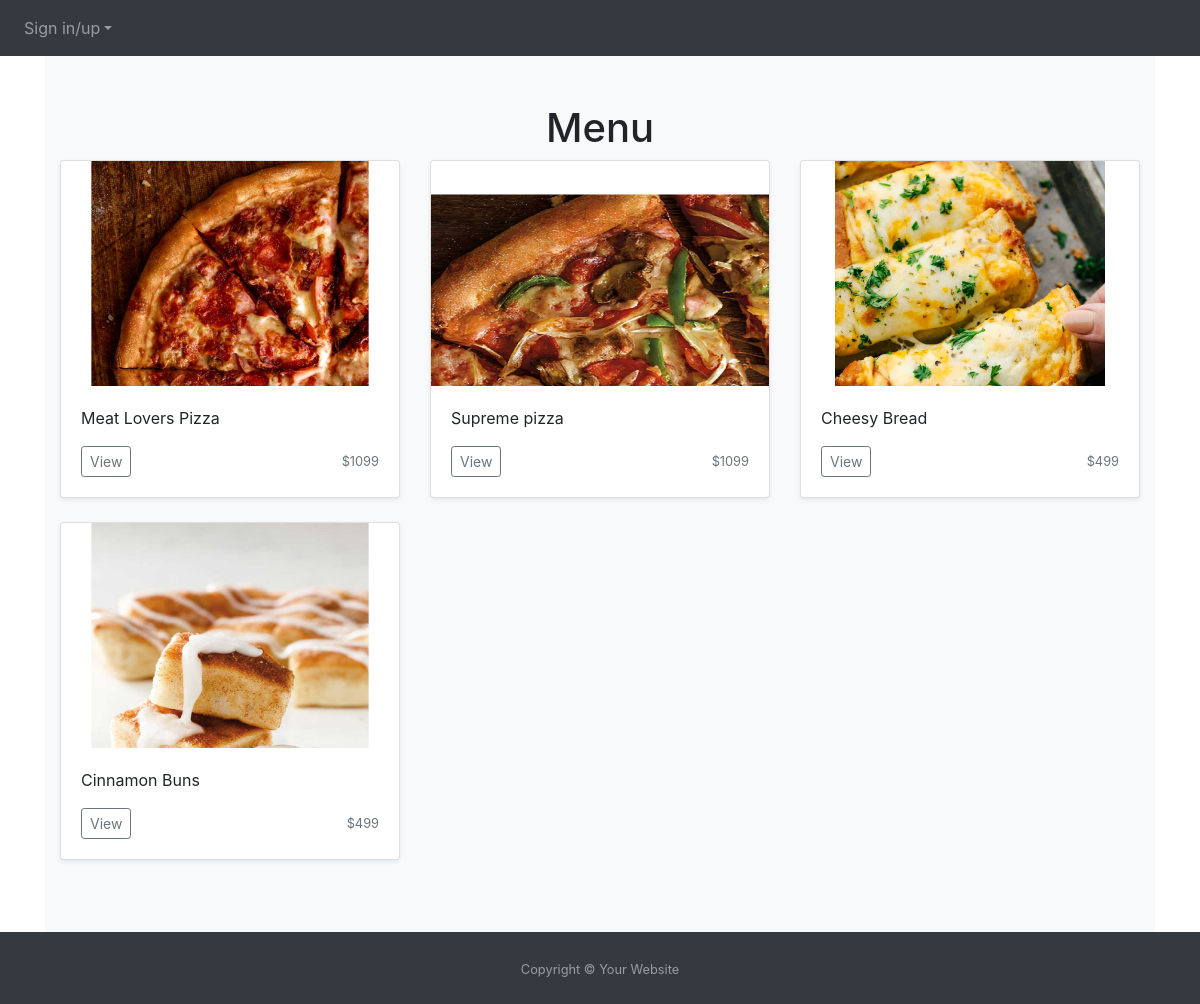
The app's page /website-menu with its own data.
### website/models.py (models this page shows)
class Item(db.Model):
    id = db.Column(db.Integer, primary_key=True)
    name = db.Column(db.String(150))
    price = db.Column(db.Integer)
    description = db.Column(db.String(500))
    category = db.Column(db.Integer) # Helps create different sections of menu and similar items section
    item_image = db.Column(db.String(40))

### website/menu.py (the view)
@menu.route('/website-menu', methods=['GET', 'POST'])
def website_menu():
  rows = Cart.query.filter(Cart.id).count()
  return render_template('menu.html', user=current_user, items=get_items(), rows=rows)

### website/menu.py (called while the page is built)
def get_items():
  ids = [id[0] for id in Item.query.with_entities(Item.id).all()]
  test_items = []
  for id in ids:
    item = Item.query.filter_by(id=id).first()
    grabber = {'id': 0, 'name': '', 'price': 0, 'desc': '', 'img': '', 'category': 0, 'options': ''}
    grabber['id'] = item.id
    grabber['name'] = item.name
    grabber['price'] = item.price
    grabber['desc'] = item.description
    grabber['img'] = item.item_image
    grabber['category'] = item.category
    test_items.append(grabber)
  return test_items

### website/templates/menu.html (shortened to what this page needs)
{% extends "base.html" %} {% block title %}Menu{% endblock %}
{% block content%}
<div class="album py-5 bg-light">
    <h1 align="center">Menu</h1>
    <div class="container">
      <div class="row">
        {% for item in items %}
        <div class="col-md-4">
          <div class="card mb-4 shadow-sm">
            <svg class="bd-placeholder-img card-img-top" width="100%" height="225">
              <image width="100%" height="405"
                 class="eq__NEcontainer__currentAlarmAction"
                 xlink:href="../static/pictures/{{item.img}}"></image>
              <rect width="100%" height="405" class="eq__NEcontainer__currentAlarmAction"
            style="fill:url(#godhelpme);">
            </svg>
            <div class="card-body">
              <p class="card-text">{{ item.name }}</p>
              <div class="d-flex justify-content-between align-items-center">
                <div class="btn-group">
                  <a href="{{ url_for ('menu.item', id=item.id) }}"><button type="button" class="btn btn-sm btn-outline-secondary">View</button></a>
                </div>
                <small class="text-muted">${{ item.price }}</small>
              </div>
            </div>
          </div>
        </div>
        {% endfor %}
      </div>
    </div>
  </div>
{% endblock %}

### website/static/base.css (style rules this page uses)
html, body { height: 100%; }

### records on screen
Item: name "Meat Lovers Pizza", price "1099"
Item: name "Supreme pizza", price "1099"
Item: name "Cheesy Bread", price "499"
Item: name "Cinnamon Buns", price "499"
